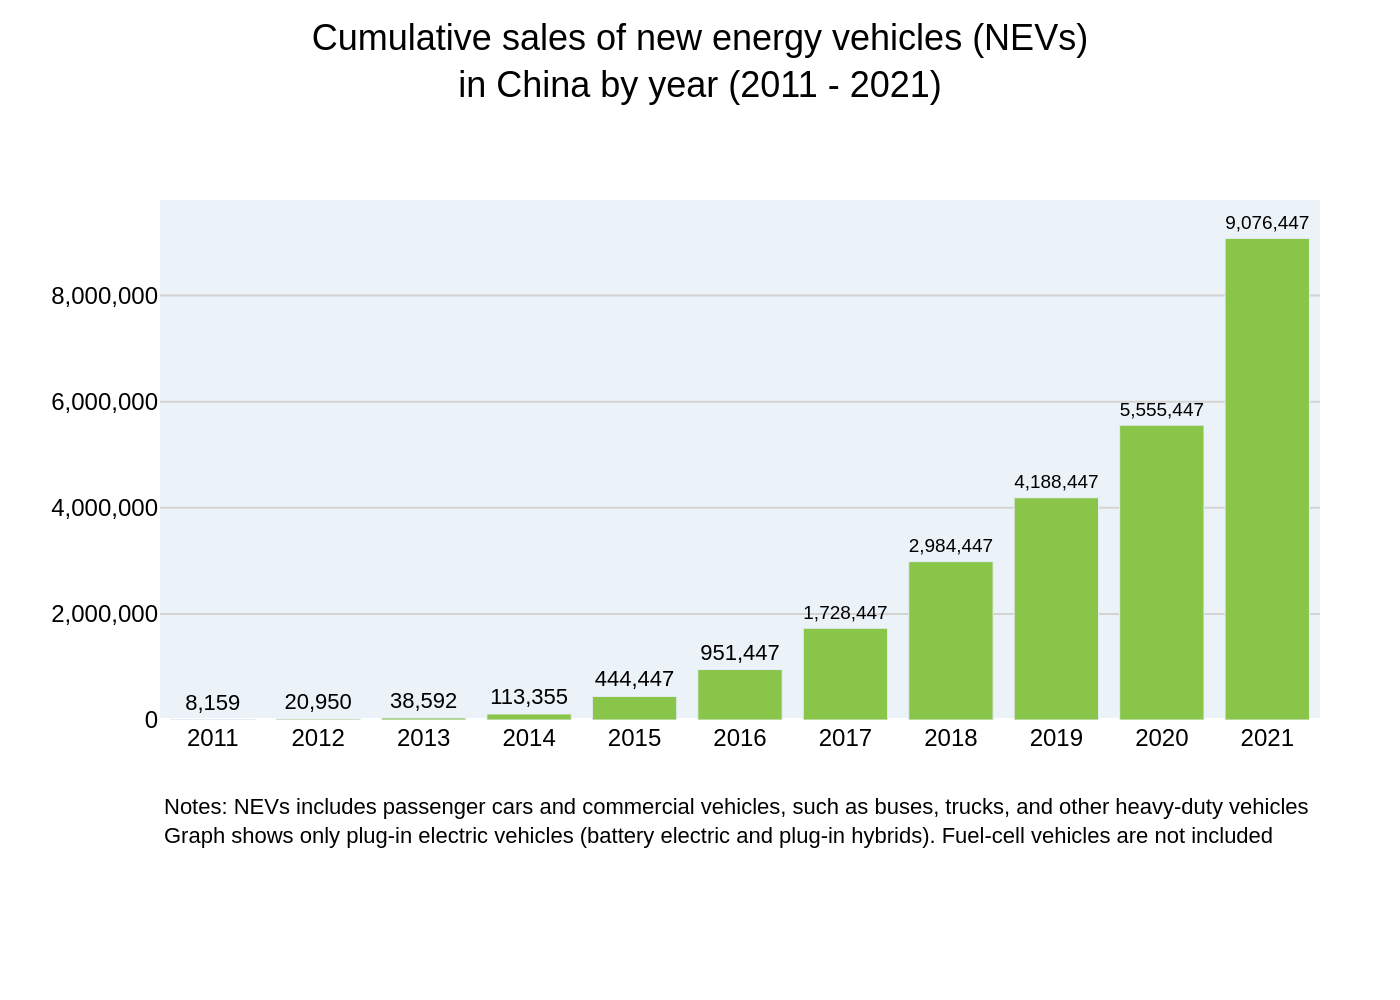

Here is the Python script that generated this plot:
import sys
import json
import plotly.graph_objects as go
from pathlib import Path

if len(sys.argv) != 2:
    print("Usage: python create_chart.py <path_to_json_file>")
    sys.exit(1)

json_path = Path(sys.argv[1])
if not json_path.is_file():
    print(f"Error: JSON file not found at {json_path}")
    sys.exit(1)

with open(json_path, 'r', encoding='utf-8') as f:
    config = json.load(f)

chart_data = config['chart_data']
texts = config['texts']
colors = config['colors']
categories = chart_data['categories']
series_list = chart_data['series']

fig = go.Figure()

for i, series in enumerate(series_list):
    bar_texts = [f'{val:,}' for val in series['data']]
    fig.add_trace(go.Bar(
        x=categories,
        y=series['data'],
        name=series['name'],
        marker_color=colors[i],
        text=bar_texts,
        textposition='outside',
        textfont=dict(family="Arial", size=11, color='black'),
        cliponaxis=False
    ))

title_text = texts['title']
if texts.get('subtitle'):
    title_text += f"<br><sub>{texts['subtitle']}</sub>"

fig.update_layout(
    title=dict(
        text=title_text,
        y=0.95,
        x=0.5,
        xanchor='center',
        yanchor='top',
        font=dict(family="Arial", size=18, color='black')
    ),
    xaxis=dict(
        title_text=texts.get('x_axis_title'),
        showgrid=False,
        tickfont=dict(family="Arial", size=12)
    ),
    yaxis=dict(
        title_text=texts.get('y_axis_title'),
        showgrid=True,
        gridcolor='lightgray',
        tickformat=',.0f',
        range=[0, 9800000],
        tickfont=dict(family="Arial", size=12)
    ),
    legend=dict(
        x=0.1,
        y=0.7,
        xanchor='left',
        yanchor='top',
        bgcolor='rgba(255, 255, 255, 0.5)',
        bordercolor='rgba(0,0,0,0)',
        font=dict(family="Arial", size=12)
    ),
    plot_bgcolor='#EBF2F8',
    paper_bgcolor='white',
    font=dict(family="Arial", size=12, color='black'),
    margin=dict(l=80, r=40, t=100, b=140),
    annotations=[
        dict(
            text=texts['source'],
            showarrow=False,
            xref='paper',
            yref='paper',
            x=0,
            y=-0.25,
            align='left',
            xanchor='left',
            yanchor='bottom',
            font=dict(family="Arial", size=11, color='black')
        )
    ]
)

output_path = json_path.with_suffix('.png')
fig.write_image(str(output_path), scale=2)

print(f"Chart saved to {output_path}")
